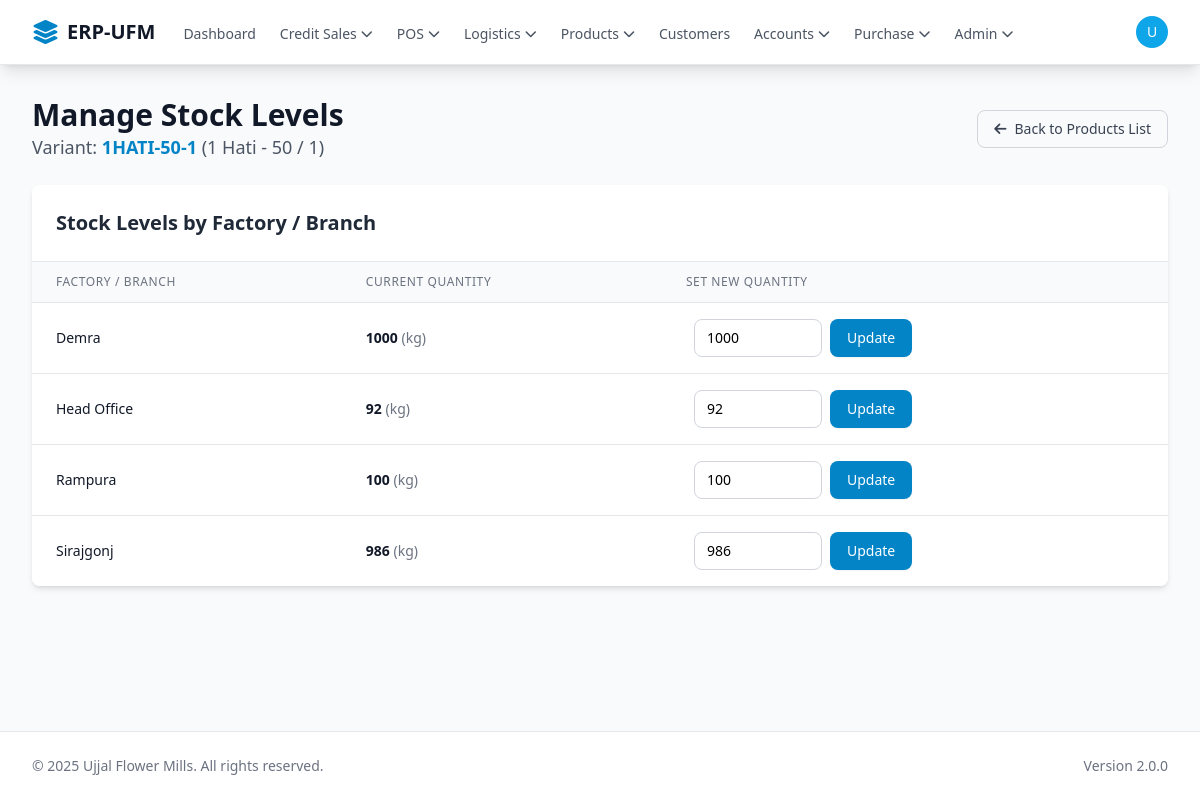
The page /product/inventory.php?variant_id=3 (signed in) on the database its author committed.
### tables this page shows
CREATE TABLE `product_variants` (
  `id` bigint(20) UNSIGNED NOT NULL,
  `uuid` varchar(36) NOT NULL DEFAULT uuid(),
  `product_id` bigint(20) UNSIGNED NOT NULL COMMENT 'Links to the base product in `products` table',
  `grade` varchar(50) DEFAULT NULL COMMENT 'e.g., A Grade, B Grade',
  `weight_variant` varchar(50) DEFAULT NULL COMMENT 'e.g., 1 Litre, 5 Litre, 1 Piece',
  `unit_of_measure` enum('Piece','Litre','kg','Meter') NOT NULL DEFAULT 'Piece',
  `sku` varchar(100) NOT NULL COMMENT 'The unique SKU for THIS variant, e.g., UPP-A-1L',
  `status` enum('active','inactive') NOT NULL DEFAULT 'active',
  `created_at` timestamp NOT NULL DEFAULT current_timestamp(),
  `updated_at` timestamp NOT NULL DEFAULT current_timestamp() ON UPDATE current_timestamp(),
  `weight_kg` decimal(8,2) DEFAULT NULL
);

CREATE TABLE `products` (
  `id` bigint(20) UNSIGNED NOT NULL,
  `uuid` varchar(36) NOT NULL DEFAULT uuid(),
  `base_name` varchar(255) NOT NULL,
  `base_sku` varchar(100) DEFAULT NULL COMMENT 'A general SKU for the product line, e.g., UPP',
  `description` text DEFAULT NULL,
  `category` varchar(100) DEFAULT NULL,
  `status` enum('active','inactive') NOT NULL DEFAULT 'active',
  `created_at` timestamp NOT NULL DEFAULT current_timestamp(),
  `updated_at` timestamp NOT NULL DEFAULT current_timestamp() ON UPDATE current_timestamp()
);

CREATE TABLE `branches` (
  `id` int(10) UNSIGNED NOT NULL,
  `name` varchar(255) NOT NULL COMMENT 'Full name of the branch (e.g., "Savar SRG Factory")',
  `code` varchar(50) DEFAULT NULL COMMENT 'Short code for the branch (e.g., "SRG", "DEMRA")',
  `address` text DEFAULT NULL COMMENT 'Physical address of the branch',
  `phone_number` varchar(20) DEFAULT NULL,
  `status` enum('active','inactive') NOT NULL DEFAULT 'active',
  `created_at` timestamp NOT NULL DEFAULT current_timestamp(),
  `updated_at` timestamp NOT NULL DEFAULT current_timestamp() ON UPDATE current_timestamp()
);

### core/init.php (called while the page is built, shortened)
<?php
spl_autoload_register(function ($class) {
    $class_file = __DIR__ . '/classes/' . $class . '.php';
});
$db = Database::getInstance();

### core/classes/Database.php (called while the page is built, shortened)
<?php
class Database
{
    private static $_instance = null;
    private $_pdo,
            $_query,
            $_error = false,
            $_results,
            $_count = 0;
    private function __construct()
    {
        try {
            $options = [
                PDO::ATTR_PERSISTENT => true,
                PDO::ATTR_ERRMODE => PDO::ERRMODE_EXCEPTION,
                PDO::ATTR_DEFAULT_FETCH_MODE => PDO::FETCH_OBJ,
                PDO::MYSQL_ATTR_INIT_COMMAND => "SET NAMES utf8mb4 COLLATE utf8mb4_unicode_ci"
            ];
            $this->_pdo = new PDO('mysql:host=' . DB_HOST . ';dbname=' . DB_NAME . ';charset=utf8mb4', DB_USER, DB_PASS, $options);
        } catch (PDOException $e) {
            error_log("Database Connection Error: " . $e->getMessage());
            die("Database connection failed. Please check logs or contact support.");
        }
    }
    public static function getInstance()
    {
        if (!isset(self::$_instance)) {
            self::$_instance = new Database();
        }
        return self::$_instance;
    }
    public function query($sql, $params = [])
    {
        $this->_results = [];
        try {
            $this->_query = $this->_pdo->prepare($sql);
            $success = $this->_query->execute($params);
            if ($success) {
                if (stripos(trim($sql), 'SELECT') === 0) {
                    $this->_results = $this->_query->fetchAll(PDO::FETCH_OBJ);
                } else {
                    $this->_count = $this->_query->rowCount();
                }
            }
        } catch (PDOException $e) {
            $this->_error = true;
            error_log("SQL Error [{$e->getCode()}]: {$e->getMessage()} in query: $sql | Params: " . print_r($params, true));
        }
        return $this;
    }
    public function results()
    {
        return $this->_results;
    }
    public function first()
    {
        return $this->_results[0] ?? null;
    }
}
?>

### product/inventory.php (the view, shortened to what this page needs)
<?php
require_once '../core/init.php';
global $db;
$variant_id = (int)$_GET['variant_id'];
$variant = $db->query(
    "SELECT pv.*, p.base_name
     FROM product_variants pv
     JOIN products p ON pv.product_id = p.id
     WHERE pv.id = ?",
    [$variant_id]
)->first();
$branches = $db->query("SELECT * FROM branches WHERE status = 'active' ORDER BY name ASC")->results();
$inventory_records_raw = $db->query(
    "SELECT branch_id, quantity
     FROM inventory
     WHERE variant_id = ?",
    [$variant_id]
)->results();
$inventory_levels = [];
foreach ($inventory_records_raw as $record) {
    $inventory_levels[$record->branch_id] = $record->quantity;
}
require_once '../templates/header.php';
?>
<div class="flex justify-between items-center mb-6">
    <div>
        <h1 class="text-3xl font-bold text-gray-900">Manage Stock Levels</h1>
        <p class="text-lg text-gray-600">
            Variant:
            <strong class="text-primary-600"><?php echo htmlspecialchars($variant->sku); ?></strong>
            (<?php echo htmlspecialchars($variant->base_name . ' - ' . $variant->weight_variant . ' / ' . $variant->grade); ?>)
        </p>
    </div>
    <a href="products.php" class="px-4 py-2 border border-gray-300 rounded-lg text-sm font-medium text-gray-700 hover:bg-gray-50">
        <i class="fas fa-arrow-left mr-2"></i>Back to Products List
    </a>
</div>
<div class="bg-white rounded-lg shadow-md overflow-hidden">
    <h3 class="text-xl font-bold text-gray-800 p-6 border-b border-gray-200">
        Stock Levels by Factory / Branch
    </h3>
    <div class="overflow-x-auto">
        <table class="min-w-full divide-y divide-gray-200">
            <thead class="bg-gray-50">
                <tr>
                    <th scope="col" class="px-6 py-3 text-left text-xs font-medium text-gray-500 uppercase tracking-wider">Factory / Branch</th>
                    <th scope="col" class="px-6 py-3 text-left text-xs font-medium text-gray-500 uppercase tracking-wider">Current Quantity</th>
                    <th scope="col" class="px-6 py-3 text-left text-xs font-medium text-gray-500 uppercase tracking-wider">Set New Quantity</th>
                </tr>
            </thead>
            <tbody class="bg-white divide-y divide-gray-200">
                <?php if (empty($branches)): ?>
                    <tr>
                        <td colspan="3" class="px-6 py-4 whitespace-nowrap text-sm text-gray-500 text-center">
                            No active branches found. Please add branches in settings.
                        </td>
                    </tr>
                <?php else: ?>
                    <?php foreach ($branches as $branch):
                        $current_quantity = $inventory_levels[$branch->id] ?? 0;
                    ?>
                        <tr>
                            <td class="px-6 py-4 whitespace-nowrap text-sm font-medium text-gray-900">
                                <?php echo htmlspecialchars($branch->name); ?>
                            </td>
                            <td class="px-6 py-4 whitespace-nowrap text-sm font-bold <?php echo ($current_quantity > 0) ? 'text-gray-900' : 'text-red-600'; ?>">
                                <?php echo $current_quantity; ?>
                                <span class="text-gray-500 font-normal">(<?php echo htmlspecialchars($variant->unit_of_measure); ?>)</span>
                            </td>
                            <td class="px-6 py-4 whitespace-nowrap text-sm">
                                <form action="inventory.php?variant_id=<?php echo $variant_id; ?>" method="POST" class="flex items-center space-x-2">
                                    <input type="number" name="quantity"
                                           class="w-32 px-3 py-2 border border-gray-300 rounded-lg focus:ring-2 focus:ring-primary-500 focus:border-primary-500 text-sm"
                                           value="<?php echo $current_quantity; ?>"
                                           placeholder="Set Qty"
                                           required>
                                    <button type="submit" class="px-4 py-2 border border-transparent rounded-lg shadow-sm text-sm font-medium text-white bg-primary-600 hover:bg-primary-700 focus:outline-none">
                                        Update
                                    </button>
                                </form>
                            </td>
                        </tr>
                    <?php endforeach; ?>
                <?php endif; ?>
            </tbody>
        </table>
    </div>
</div>
<?php
require_once '../templates/footer.php';
?>

### rows shown on the page
product_variants: sku "1HATI-50-1", product+weight_variant+grade "1 Hati - 50 / 1", unit_of_measure "kg"
branches: name "Demra", id "1000", quantity "1000"
branches: name "Head Office", id "92", quantity "92"
branches: name "Rampura", id "100", quantity "100"
branches: name "Sirajgonj", id "986", quantity "986"

### other values the page prints
APP_NAME "ERP-UFM"
substr($currentUser['display_name'] ?? 'U', 0, 1) "U"
APP_VERSION "2.0.0"
